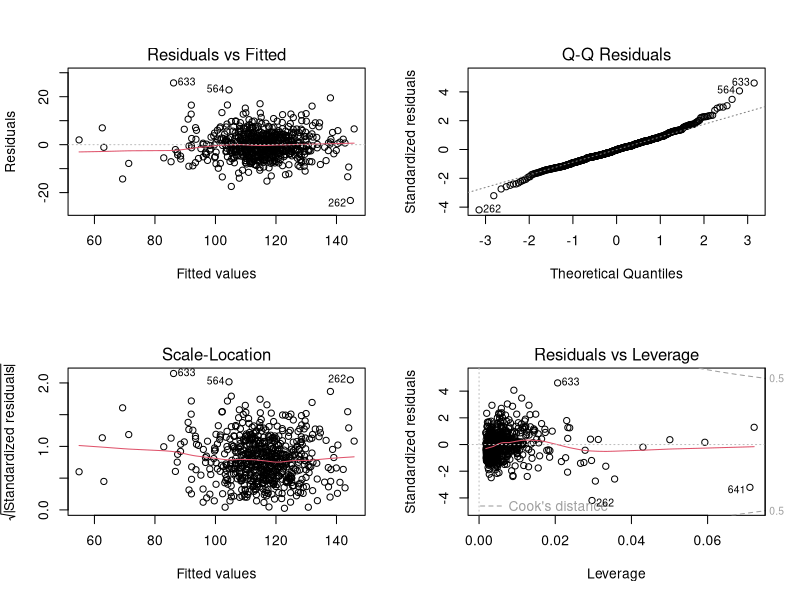
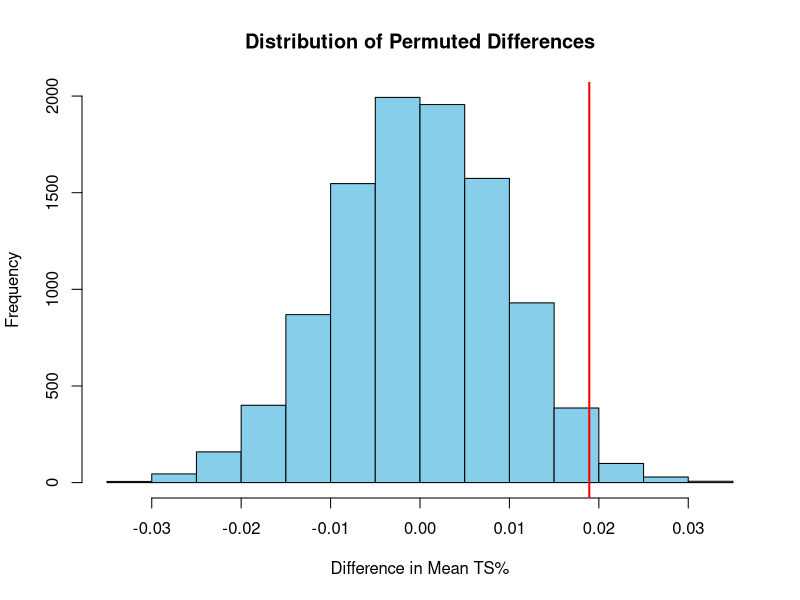
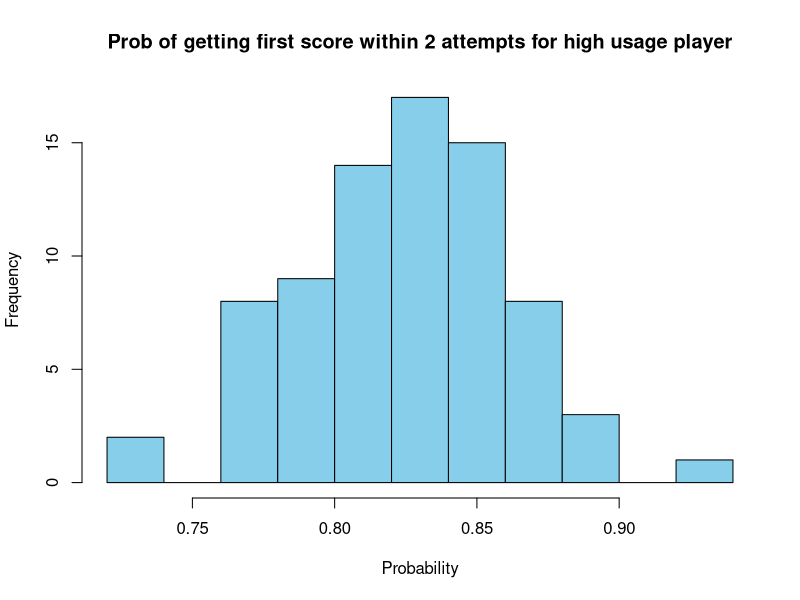
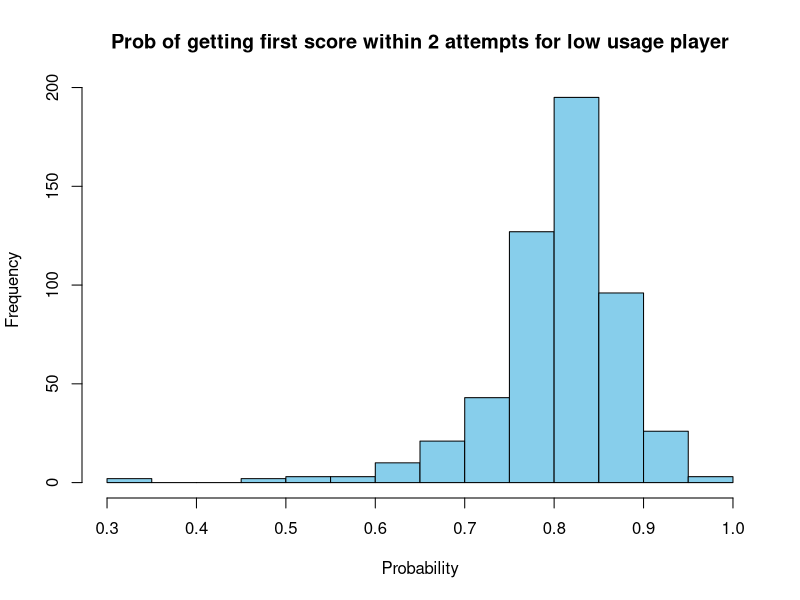

Write R code to recreate these figures, in order.
## ---- chunk 1
knitr::opts_chunk$set(echo = TRUE)
## ---- chunk 2
nba_data <- read.csv("25-25PlayerStats.csv")

# Cleaning the data to remove outliers
# 1. Convert character columns to numeric

cols_to_fix <- c("USG.", "TS.", "TO.", "ORtg", "eFG.")
nba_data[cols_to_fix] <- lapply(nba_data[cols_to_fix], as.numeric)

# 2. Filter for play-time requirements and outliers 
cleaned_data <- subset(nba_data, 
                       MpG >= 4 & 
                       GP >= 3 & 
                       ORtg <= 160 & 
                       ORtg >= 50 & 
                       TO. >= 2 & 
                       TO. <= 50)

# 3. Remove rows with missing values in key analytical variables
critical_cols <- c("USG.", "TS.", "TO.", "ORtg")
cleaned_data <- cleaned_data[complete.cases(cleaned_data[, critical_cols]), ]

# 4. View results
summary(cleaned_data)
## ---- chunk 3
# Multiple linear regression based on cleaned data
regression_model <- lm(ORtg ~ USG. + TS. + TO., data = cleaned_data)

# Storing summary of outputs determined via regression model
model_summary <- summary(regression_model)

# Storing the coefficient table
coef_table <- coef(model_summary)

# Storing confidence intervals
coef_intervals <- confint(regression_model)

#MULTIPLE LINEAR REGRESSION RESULTS
#Regression equation coefficients:
print(round(coef(regression_model), 4))

#Regression equation:
cat("Predicted ORtg = ",
    round(coef(regression_model)[1], 4), " + ",
    round(coef(regression_model)["USG."], 4), "(USG.) + ",
    round(coef(regression_model)["TS."], 4), "(TS.) + ",
    round(coef(regression_model)["TO."], 4), "(TO.)\n",
    sep = "")


#Coefficient table:
print(round(coef_table, 4))


#Adjusted R-squared:
cat(round(model_summary$adj.r.squared, 4), "\n")


#P-values:
print(coef_table[, "Pr(>|t|)"])


#95% confidence intervals for coefficients:
print(round(coef_intervals, 4))

# Plot model
#plot(regression_model)

par(mfrow = c(2, 2))

# Generate the 4 residual plots
plot(regression_model)


par(mfrow = c(1, 1))
## ---- chunk 4
# Define groups 
high_usage <- cleaned_data$TS.[cleaned_data$USG. > 25]
low_usage <- cleaned_data$TS.[cleaned_data$USG. <= 25]

# Observed difference
obs_diff <- mean(high_usage) - mean(low_usage)

# Permutation Test 
set.seed(4714)

n_permutations <- 10000
perm_diffs <- numeric(n_permutations)
all_ts <- c(high_usage, low_usage)
n_high <- length(high_usage)

for (i in 1:n_permutations) {
  shuffled <- sample(all_ts)
  perm_high <- shuffled[1:n_high]
  perm_low <- shuffled[(n_high + 1):length(all_ts)]
  perm_diffs[i] <- mean(perm_high) - mean(perm_low)
}

# Calculate P-value (two-tailed)
p_value <- mean(abs(perm_diffs) >= abs(obs_diff))
print(paste("Permutation P-value:", p_value))

# Visualize the distribution
hist(perm_diffs, main="Distribution of Permuted Differences", 
     xlab="Difference in Mean TS%", col="skyblue")
abline(v = obs_diff, col="red", lwd=2)
## ---- chunk 5
#high usage rate
expected_value_h <- mean (1/high_usage)
expected_value_h
k  <- 2
success_less_than_2_h <- pgeom(k-1,high_usage)
hist(success_less_than_2_h, main="Prob of getting first score within 2 attempts for high usage player", xlab="Probability", col="skyblue")

# low usage rate
expected_value_l <- mean (1/low_usage)
expected_value_l

success_less_than_2_l <- pgeom(k-1,low_usage)
hist(success_less_than_2_l, main="Prob of getting first score within 2 attempts for low usage player", xlab="Probability", col="skyblue")
